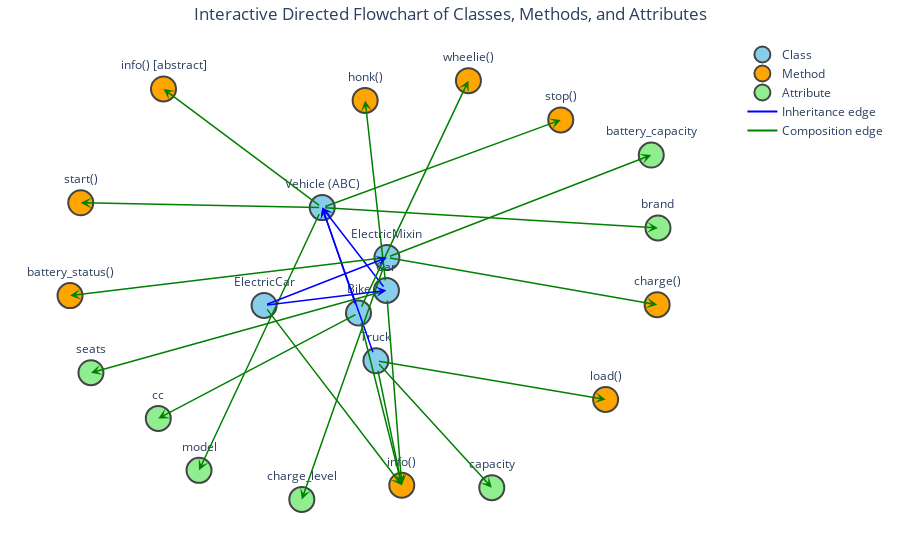

This figure's notebook cell:
### Markdown cell above
## 1. Interactive Flowchart

### Code cell
import networkx as nx
import plotly.graph_objects as go

# === Define categories ===
classes = [
    "Vehicle (ABC)", "Car", "Bike", "Truck", "ElectricMixin", "ElectricCar"
]

methods = [
    "start()", "stop()", "info() [abstract]", "info()", "honk()", 
    "wheelie()", "load()", "charge()", "battery_status()"
]

attributes = [
    "brand", "model", "seats", "cc", "capacity",
    "battery_capacity", "charge_level"
]

# === Define edges (relationships) with type ===
edges = [
    # Vehicle attributes & methods
    ("Vehicle (ABC)", "brand", "composition"),
    ("Vehicle (ABC)", "model", "composition"),
    ("Vehicle (ABC)", "start()", "composition"),
    ("Vehicle (ABC)", "stop()", "composition"),
    ("Vehicle (ABC)", "info() [abstract]", "composition"),

    # Car
    ("Car", "seats", "composition"),
    ("Car", "honk()", "composition"),
    ("Car", "info()", "composition"),
    ("Car", "Vehicle (ABC)", "inheritance"),

    # Bike
    ("Bike", "cc", "composition"),
    ("Bike", "wheelie()", "composition"),
    ("Bike", "info()", "composition"),
    ("Bike", "Vehicle (ABC)", "inheritance"),

    # Truck
    ("Truck", "capacity", "composition"),
    ("Truck", "load()", "composition"),
    ("Truck", "info()", "composition"),
    ("Truck", "Vehicle (ABC)", "inheritance"),

    # ElectricMixin
    ("ElectricMixin", "battery_capacity", "composition"),
    ("ElectricMixin", "charge_level", "composition"),
    ("ElectricMixin", "charge()", "composition"),
    ("ElectricMixin", "battery_status()", "composition"),

    # ElectricCar
    ("ElectricCar", "Car", "inheritance"),
    ("ElectricCar", "ElectricMixin", "inheritance"),
    ("ElectricCar", "info()", "composition")
]

# === Build graph ===
G = nx.DiGraph()
for src, dst, _ in edges:
    G.add_edge(src, dst)

# Layout positions
pos = nx.spring_layout(G, seed=42, k=1.2)

# === Categorization ===
def get_category(node):
    if node in classes:
        return "Class"
    elif node in methods:
        return "Method"
    elif node in attributes:
        return "Attribute"
    return "Other"

category_colors = {
    "Class": "skyblue",
    "Method": "orange",
    "Attribute": "lightgreen",
    "Other": "lightgray"
}

edge_colors = {
    "inheritance": "blue",
    "composition": "green"
}

# === Node traces ===
node_traces = []
for category, color in category_colors.items():
    x, y, text = [], [], []
    for node in G.nodes():
        if get_category(node) == category:
            x.append(pos[node][0])
            y.append(pos[node][1])
            text.append(node)
    node_traces.append(
        go.Scatter(
            x=x, y=y,
            mode="markers+text",
            text=text,
            textposition="top center",
            hoverinfo="text",
            marker=dict(size=25, color=color, line_width=2),
            name=category
        )
    )

# === Edge arrows (with colors by type) ===
annotations = []
for src, dst, rel_type in edges:
    x0, y0 = pos[src]
    x1, y1 = pos[dst]
    annotations.append(
        dict(
            ax=x0, ay=y0,
            x=x1, y=y1,
            xref="x", yref="y",
            axref="x", ayref="y",
            showarrow=True,
            arrowhead=3, arrowsize=1.2, arrowwidth=1.5,
            arrowcolor=edge_colors[rel_type]
        )
    )

# === Create figure ===
fig = go.Figure(data=node_traces)
fig.update_layout(
    title="Interactive Directed Flowchart of Classes, Methods, and Attributes",
    title_x=0.5,
    showlegend=True,
    legend=dict(x=1.05, y=1, bgcolor="rgba(255,255,255,0.7)", bordercolor="black"),
    margin=dict(l=20, r=20, t=40, b=20),
    xaxis=dict(showgrid=False, zeroline=False, showticklabels=False),
    yaxis=dict(showgrid=False, zeroline=False, showticklabels=False),
    plot_bgcolor="white",
    annotations=annotations
)

# === Add custom legend for edge types ===
for label, color in edge_colors.items():
    fig.add_trace(
        go.Scatter(
            x=[None], y=[None],
            mode="lines",
            line=dict(color=color, width=2),
            name=f"{label.capitalize()} edge"
        )
    )

fig.show()

### Figure 1 — Plotly figure (JSON) as saved in the notebook; plotly's stock layout.template omitted (floating-point values rounded to 4 significant figures)
{"data": [{"hoverinfo": "text", "marker": {"color": "skyblue", "line": {"width": 2}, "size": 25}, "mode": "markers+text", "name": "Class", "text": ["Vehicle (ABC)", "Car", "Bike", "Truck", "ElectricMixin", "ElectricCar"], "textposition": "top center", "type": "scatter", "x": [-0.1432, 0.0745, -0.02019, 0.03881, 0.07605, -0.3402], "y": [0.4018, 0.01175, -0.09478, -0.3197, 0.167, -0.05908]}, {"hoverinfo": "text", "marker": {"color": "orange", "line": {"width": 2}, "size": 25}, "mode": "markers+text", "name": "Method", "text": ["start()", "stop()", "info() [abstract]", "honk()", "info()", "wheelie()", "load()", "charge()", "battery_status()"], "textposition": "top center", "type": "scatter", "x": [-0.9614, 0.6652, -0.681, 0.00227, 0.1264, 0.3523, 0.8172, 0.9918, -0.9978], "y": [0.4245, 0.815, 0.9609, 0.9069, -0.9058, 1.0, -0.5022, -0.05574, -0.01263]}, {"hoverinfo": "text", "marker": {"color": "lightgreen", "line": {"width": 2}, "size": 25}, "mode": "markers+text", "name": "Attribute", "text": ["brand", "model", "seats", "cc", "capacity", "battery_capacity", "charge_level"], "textposition": "top center", "type": "scatter", "x": [0.9946, -0.5607, -0.9269, -0.6987, 0.4315, 0.9719, -0.2124], "y": [0.3061, -0.8359, -0.3761, -0.5912, -0.9174, 0.6494, -0.9727]}, {"hoverinfo": "text", "marker": {"color": "lightgray", "line": {"width": 2}, "size": 25}, "mode": "markers+text", "name": "Other", "text": [], "textposition": "top center", "type": "scatter", "x": [], "y": []}, {"line": {"color": "blue", "width": 2}, "mode": "lines", "name": "Inheritance edge", "type": "scatter", "x": [null], "y": [null]}, {"line": {"color": "green", "width": 2}, "mode": "lines", "name": "Composition edge", "type": "scatter", "x": [null], "y": [null]}], "layout": {"annotations": [{"arrowcolor": "green", "arrowhead": 3, "arrowsize": 1.2, "arrowwidth": 1.5, "ax": -0.1432, "axref": "x", "ay": 0.4018, "ayref": "y", "showarrow": true, "x": 0.9946, "xref": "x", "y": 0.3061, "yref": "y"}, {"arrowcolor": "green", "arrowhead": 3, "arrowsize": 1.2, "arrowwidth": 1.5, "ax": -0.1432, "axref": "x", "ay": 0.4018, "ayref": "y", "showarrow": true, "x": -0.5607, "xref": "x", "y": -0.8359, "yref": "y"}, {"arrowcolor": "green", "arrowhead": 3, "arrowsize": 1.2, "arrowwidth": 1.5, "ax": -0.1432, "axref": "x", "ay": 0.4018, "ayref": "y", "showarrow": true, "x": -0.9614, "xref": "x", "y": 0.4245, "yref": "y"}, {"arrowcolor": "green", "arrowhead": 3, "arrowsize": 1.2, "arrowwidth": 1.5, "ax": -0.1432, "axref": "x", "ay": 0.4018, "ayref": "y", "showarrow": true, "x": 0.6652, "xref": "x", "y": 0.815, "yref": "y"}, {"arrowcolor": "green", "arrowhead": 3, "arrowsize": 1.2, "arrowwidth": 1.5, "ax": -0.1432, "axref": "x", "ay": 0.4018, "ayref": "y", "showarrow": true, "x": -0.681, "xref": "x", "y": 0.9609, "yref": "y"}, {"arrowcolor": "green", "arrowhead": 3, "arrowsize": 1.2, "arrowwidth": 1.5, "ax": 0.0745, "axref": "x", "ay": 0.01175, "ayref": "y", "showarrow": true, "x": -0.9269, "xref": "x", "y": -0.3761, "yref": "y"}, {"arrowcolor": "green", "arrowhead": 3, "arrowsize": 1.2, "arrowwidth": 1.5, "ax": 0.0745, "axref": "x", "ay": 0.01175, "ayref": "y", "showarrow": true, "x": 0.00227, "xref": "x", "y": 0.9069, "yref": "y"}, {"arrowcolor": "green", "arrowhead": 3, "arrowsize": 1.2, "arrowwidth": 1.5, "ax": 0.0745, "axref": "x", "ay": 0.01175, "ayref": "y", "showarrow": true, "x": 0.1264, "xref": "x", "y": -0.9058, "yref": "y"}, {"arrowcolor": "blue", "arrowhead": 3, "arrowsize": 1.2, "arrowwidth": 1.5, "ax": 0.0745, "axref": "x", "ay": 0.01175, "ayref": "y", "showarrow": true, "x": -0.1432, "xref": "x", "y": 0.4018, "yref": "y"}, {"arrowcolor": "green", "arrowhead": 3, "arrowsize": 1.2, "arrowwidth": 1.5, "ax": -0.02019, "axref": "x", "ay": -0.09478, "ayref": "y", "showarrow": true, "x": -0.6987, "xref": "x", "y": -0.5912, "yref": "y"}, {"arrowcolor": "green", "arrowhead": 3, "arrowsize": 1.2, "arrowwidth": 1.5, "ax": -0.02019, "axref": "x", "ay": -0.09478, "ayref": "y", "showarrow": true, "x": 0.3523, "xref": "x", "y": 1.0, "yref": "y"}, {"arrowcolor": "green", "arrowhead": 3, "arrowsize": 1.2, "arrowwidth": 1.5, "ax": -0.02019, "axref": "x", "ay": -0.09478, "ayref": "y", "showarrow": true, "x": 0.1264, "xref": "x", "y": -0.9058, "yref": "y"}, {"arrowcolor": "blue", "arrowhead": 3, "arrowsize": 1.2, "arrowwidth": 1.5, "ax": -0.02019, "axref": "x", "ay": -0.09478, "ayref": "y", "showarrow": true, "x": -0.1432, "xref": "x", "y": 0.4018, "yref": "y"}, {"arrowcolor": "green", "arrowhead": 3, "arrowsize": 1.2, "arrowwidth": 1.5, "ax": 0.03881, "axref": "x", "ay": -0.3197, "ayref": "y", "showarrow": true, "x": 0.4315, "xref": "x", "y": -0.9174, "yref": "y"}, {"arrowcolor": "green", "arrowhead": 3, "arrowsize": 1.2, "arrowwidth": 1.5, "ax": 0.03881, "axref": "x", "ay": -0.3197, "ayref": "y", "showarrow": true, "x": 0.8172, "xref": "x", "y": -0.5022, "yref": "y"}, {"arrowcolor": "green", "arrowhead": 3, "arrowsize": 1.2, "arrowwidth": 1.5, "ax": 0.03881, "axref": "x", "ay": -0.3197, "ayref": "y", "showarrow": true, "x": 0.1264, "xref": "x", "y": -0.9058, "yref": "y"}, {"arrowcolor": "blue", "arrowhead": 3, "arrowsize": 1.2, "arrowwidth": 1.5, "ax": 0.03881, "axref": "x", "ay": -0.3197, "ayref": "y", "showarrow": true, "x": -0.1432, "xref": "x", "y": 0.4018, "yref": "y"}, {"arrowcolor": "green", "arrowhead": 3, "arrowsize": 1.2, "arrowwidth": 1.5, "ax": 0.07605, "axref": "x", "ay": 0.167, "ayref": "y", "showarrow": true, "x": 0.9719, "xref": "x", "y": 0.6494, "yref": "y"}, {"arrowcolor": "green", "arrowhead": 3, "arrowsize": 1.2, "arrowwidth": 1.5, "ax": 0.07605, "axref": "x", "ay": 0.167, "ayref": "y", "showarrow": true, "x": -0.2124, "xref": "x", "y": -0.9727, "yref": "y"}, {"arrowcolor": "green", "arrowhead": 3, "arrowsize": 1.2, "arrowwidth": 1.5, "ax": 0.07605, "axref": "x", "ay": 0.167, "ayref": "y", "showarrow": true, "x": 0.9918, "xref": "x", "y": -0.05574, "yref": "y"}, {"arrowcolor": "green", "arrowhead": 3, "arrowsize": 1.2, "arrowwidth": 1.5, "ax": 0.07605, "axref": "x", "ay": 0.167, "ayref": "y", "showarrow": true, "x": -0.9978, "xref": "x", "y": -0.01263, "yref": "y"}, {"arrowcolor": "blue", "arrowhead": 3, "arrowsize": 1.2, "arrowwidth": 1.5, "ax": -0.3402, "axref": "x", "ay": -0.05908, "ayref": "y", "showarrow": true, "x": 0.0745, "xref": "x", "y": 0.01175, "yref": "y"}, {"arrowcolor": "blue", "arrowhead": 3, "arrowsize": 1.2, "arrowwidth": 1.5, "ax": -0.3402, "axref": "x", "ay": -0.05908, "ayref": "y", "showarrow": true, "x": 0.07605, "xref": "x", "y": 0.167, "yref": "y"}, {"arrowcolor": "green", "arrowhead": 3, "arrowsize": 1.2, "arrowwidth": 1.5, "ax": -0.3402, "axref": "x", "ay": -0.05908, "ayref": "y", "showarrow": true, "x": 0.1264, "xref": "x", "y": -0.9058, "yref": "y"}], "legend": {"bgcolor": "rgba(255,255,255,0.7)", "bordercolor": "black", "x": 1.05, "y": 1}, "margin": {"b": 20, "l": 20, "r": 20, "t": 40}, "plot_bgcolor": "white", "showlegend": true, "title": {"text": "Interactive Directed Flowchart of Classes, Methods, and Attributes", "x": 0.5}, "xaxis": {"showgrid": false, "showticklabels": false, "zeroline": false}, "yaxis": {"showgrid": false, "showticklabels": false, "zeroline": false}}}
